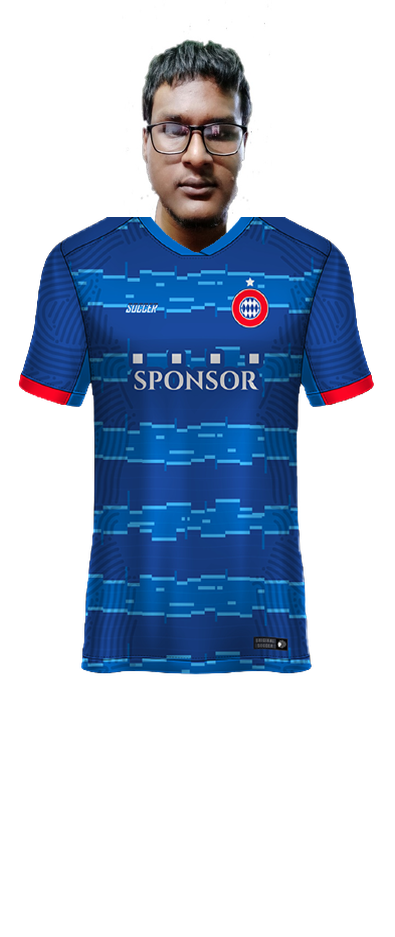
#> input picture vtr/result/rwk.png, 395 x 937 px, given in place of rwk.jpg, which was not available; the run also reads 1 picture not shown here
$ python vtr.py   (older library calls are emulated)
#> lines starting #> are read from the running program, lines starting #| are printed output that depends on the picture; after the words box and inside, x2 and y2 are one past the last pixel; in counts of white or black regions, pixels touching at a corner belong together; pictures that were not available may be replaced by others from this repository, and a replacement may not be noted
### vtr-Server/grabcut_bbox.py
# import the necessary packages
import numpy as np
import argparse
import time
import cv2
import os
from utils import  apply_new_background # Addition 1


def ExtractFace(img_name, gender):

#> called with img_name = './images/rwk.jpg', gender = 'M'
    print(f"extractface: {img_name}")
    # return

    # construct the argument parser and parse the arguments
    ap = argparse.ArgumentParser()
    # img_name = input("Enter the image path : ")
    ap.add_argument("-i", "--image", type=str,
                    default=os.path.sep.join([img_name]),
                    help="path to input image that we'll apply GrabCut to")
    ap.add_argument("-c", "--iter", type=int, default=30,
                    help="# of GrabCut iterations (larger value => slower runtime)")
    args = vars(ap.parse_args())
    # load the input image from disk and then allocate memory for the
    # output mask generated by GrabCut -- this mask should have the same
    # spatial dimensions as the input image
    image = cv2.imread(args['image'])
#> image is the input picture: shape (937, 395, 3); mean B, G, R 210.9, 191.7, 178.5
    print(args,image)
#> (printed output is left out)
    mask = np.zeros(image.shape[:2], dtype="uint8")
    # define the bounding box coordinates that approximately define my
    # face and neck region (i.e., all visible skin)
    face_cascade = cv2.CascadeClassifier('haarcascade_frontalface_default.xml')
    # we need to keep in mind aspect ratio so the image does
    # not look skewed or distorted -- therefore, we calculate
    # the ratio of the new image to the old image
    r = 400.0 / image.shape[1]
#> r = 1.01
    dim = (400, int(image.shape[0] * r))
#> dim = (400, 948)
    # perform the actual resizing of the image and show it
    image = cv2.resize(image, dim, interpolation=cv2.INTER_AREA)
#> image: shape (948, 400, 3)
    gray = cv2.cvtColor(image, cv2.COLOR_BGR2GRAY)
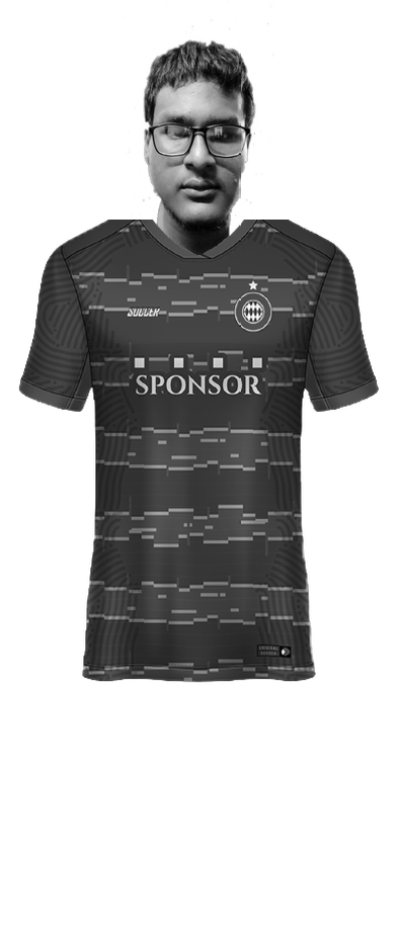
#> gray: shape (948, 400); min 1, max 255, mean 189.9
    faces = face_cascade.detectMultiScale(gray, 1.3, 5)
#> faces = [[135, 81, 130, 130]]
    # print(faces)
    x = faces[0][0]
#> x = 135
    y = faces[0][1]
#> y = 81
    w = faces[0][2]
#> w = 130
    h = faces[0][3]
#> h = 130
    x1 = x+w
#> x1 = 265
    y1 = y+h
#> y1 = 211
    # print(x, y, x1, y1)
    h_upper = int((h*50)/100)
#> h_upper = 65
    if gender == 'M':
        h_lower = int((h*35)/100)
#> h_lower = 45
        w = int((w*10)/100)
#> w = 13
    else:
        h_lower = int((h*40)/100)
        w = int((w*30)/100)
    x -= w
#> x = 122
    x = max(0, x)
    y = y-h_upper
#> y = 16
    y = max(0, y)
    x1 = x1+w
#> x1 = 278
    y1 = y1+h_lower
#> y1 = 256
    rect = (x, y, x1-x, y1-y)
#> rect = (122, 16, 156, 240)
    # allocate memory for two arrays that the GrabCut algorithm internally
    # uses when segmenting the foreground from the background
    fgModel = np.zeros((1, 65), dtype="float")
    bgModel = np.zeros((1, 65), dtype="float")
    # apply GrabCut using the the bounding box segmentation method
    start = time.time()
    (mask, bgModel, fgModel) = cv2.grabCut(image, mask, rect, bgModel,
                                           fgModel, iterCount=args["iter"], mode=cv2.GC_INIT_WITH_RECT)
    end = time.time()
    print("[INFO] applying GrabCut took {:.2f} seconds".format(end - start),end="---")
    # print(img_name)
    # the output mask has for possible output values, marking each pixel
    # in the mask as (1) definite background, (2) definite foreground,
    # (3) probable background, and (4) probable foreground
    values = (
        ("Definite Background", cv2.GC_BGD),
        ("Probable Background", cv2.GC_PR_BGD),
        ("Definite Foreground", cv2.GC_FGD),
        ("Probable Foreground", cv2.GC_PR_FGD),
    )
    print(image,args["image"])
#> (printed output is left out)
    # loop over the possible GrabCut mask values
    for (name, value) in values:
        # construct a mask that for the current value
        # print("[INFO] showing mask for '{}'".format(name))
        valueMask = (mask == value).astype("uint8") * 255
        # display the mask so we can visualize it
        #cv2.imshow(name, valueMask)
        # cv2.waitKey(0)
        # we'll set all definite background and probable background pixels
        # to 0 while definite foreground and probable foreground pixels are
        # set to 1
        outputMask = np.where((mask == cv2.GC_BGD) | (mask == cv2.GC_PR_BGD),
                              0, 1)
        # scale the mask from the range [0, 1] to [0, 255]
        outputMask = (outputMask * 255).astype("uint8")
        # apply a bitwise AND to the image using our mask generated by
        # GrabCut to generate our final output image
        output = cv2.bitwise_and(image, image, mask=outputMask)
        # show the input image followed by the mask and output generated by
        # GrabCut and bitwise masking
        #cv2.imshow("Input", image)
        #cv2.imshow("GrabCut Mask", outputMask)

    # Add from here to your code
        ##############################################################
        # create `new_mask3d` from `mask2` but with 3 dimensions instead of 2
        new_mask3d = np.repeat(outputMask[:, :, np.newaxis], 3, axis=2)
        mask3d = new_mask3d
        mask3d[new_mask3d > 0] = 255.0
        mask3d[mask3d > 255] = 255.0
        # apply Gaussian blurring to smoothen out the edges a bit
        # `mask3d` is the final foreground mask (not extracted foreground image)
        mask3d = cv2.GaussianBlur(mask3d, (5, 5), 0)
        # show('Foreground mask', mask3d)

        # create the foreground image by zeroing out the pixels where `mask2`...
        # ... has black pixels
        foreground = np.copy(image).astype(float)
        foreground[outputMask == 0] = 0
#> this loop made 4 passes
#> pass 1, in ExtractFace, `valueMask = (mask == value).astype("uint8") * 255`:
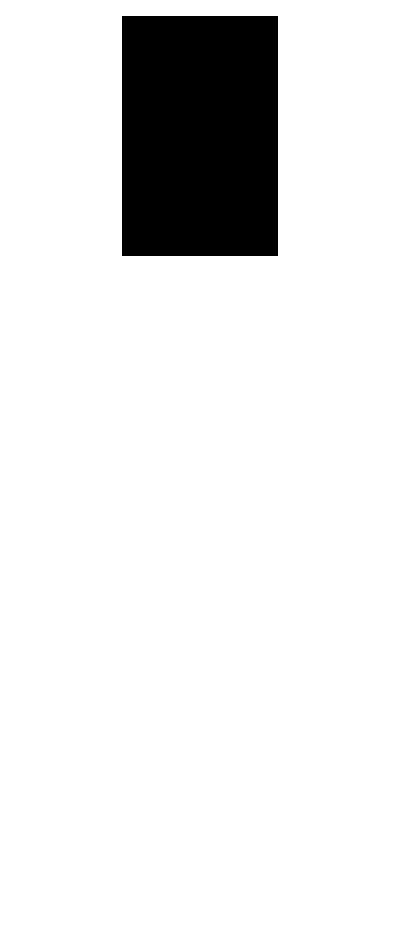
#> valueMask: shape (948, 400); 90.1% white; 1 black region, box (x1, y1, x2, y2) and area: (122, 16, 278, 256) 37440
#> pass 1, in ExtractFace, `output = cv2.bitwise_and(image, image, mask=outputMask)`:
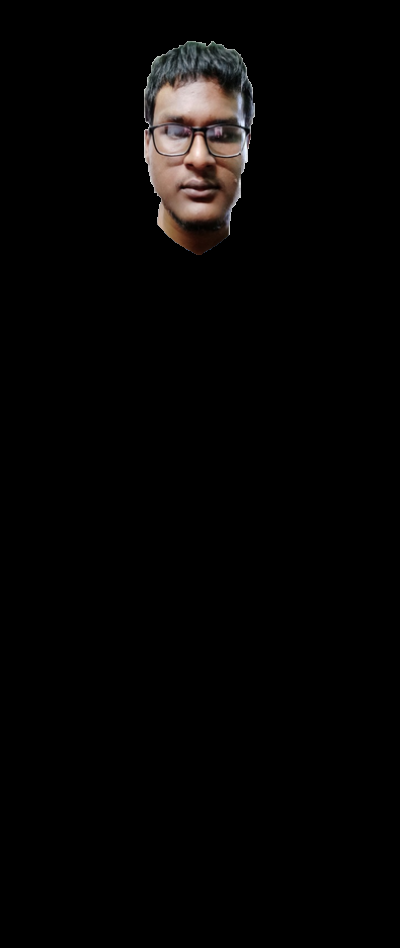
#> output: shape (948, 400, 3); mean B, G, R 4.5, 4.9, 5.7
        # [15 lines of commented-out code are left out]
    '''
    '''
    posp = img_name.rfind('.')
    pos = img_name.rfind('/')
    img_name = img_name[pos:posp]
    print("hhhh")
    apply_new_background(mask3d, foreground, (x, x1, y, y1),
                         path2+img_name)  # Also add this line
    cv2.waitKey(0)
    cv2.destroyAllWindows()
    print(pos,posp,path2+img_name+"_face.jpg")

    return (path2+img_name+"_face.jpg")

path1 = "./images"
path2 = "./faces"
# [16 lines of commented-out code are left out]
'''
./pictures/undefined-1625031518381.jpeg
'''

### Anirban's work/utils.py
import cv2
import numpy as np

# [23 lines left out: functions find_largest_contour, show, not called in this run]

def apply_new_background(mask3d, foreground, z, save_name):
        """
        This function applies a new background to the extracted foreground image
        if `--new-background` flag is `True` while executing the file.
        :param mask3d: mask3d mask containing the foreground binary pixels
        :param foreground: mask containg the extracted foreground image
        :param save_name: name of the input image file
        """
#> called with z = (122, 278, 16, 256), save_name = './faces/rwk'
        # normalization of mask3d mask, keeping values between 0 and 1
        mask3d = mask3d / 255.0
        # get the scaled product by multiplying
        foreground = cv2.multiply(mask3d, foreground)
        # read the new background image
        background = cv2.imread('bg.jpg')
        # resize it according to the foreground image
        background = cv2.resize(background, (foreground.shape[1], foreground.shape[0]))
#> background: shape (948, 400, 3)
        background = background.astype(np.float)
        # get the scaled product by multiplying
        background = cv2.multiply(1.0 - mask3d, background)
        # add the foreground and new background image
        new_image = cv2.add(foreground, background)
        new_image = new_image.astype(np.uint8)
        # show('New image', new_image)
        face = new_image[z[2]:z[3],z[0]:z[1]]
        # show('Face',face)
        cv2.imwrite(f"{save_name}_face.jpg", face)

### vtr-Server/merge_final.py


# Takes the "the_face" argument which contains the location of the face
# Takes the "the_cloth" argument which contains the location of the cloth
"""
Todo:
Please check if the arguments can be passed as strings
Also check line:28 and line:34
Whether the function Image.open() is able to read the variables the_cloth and the_face
issue: 1. not saving with jpg formate
2.

"""
from PIL import Image


from grabcut_bbox import ExtractFace

# [17 lines of commented-out code are left out]
def merge_face_and_background(the_cloth,the_face):
    print(f"merge: {the_cloth,the_face}")
    # return
    the_face = ExtractFace(the_face,'M')
    # time.sleep(8)
    print(f"face: {the_face}")
    pass
    ff = 150
    cc = ff*2.5
    # Opening the primary image (used in background)
    bg = Image.open(r"./images/bg.jpg").convert("RGBA")
    bg = bg.resize((int(cc+20),int(cc*2)),Image.ANTIALIAS)
#> bg: PIL image 395x750 RGBA
    # print(bg.size)

    # bg dimensions
    bw , bh = bg.size
#> bw = 395; bh = 750
    # opening the the_face
    face = Image.open( the_face).convert("RGBA")
#> face: PIL image 156x240 RGBA
    face = face.resize((int(ff),int(ff*1.7)),Image.ANTIALIAS)
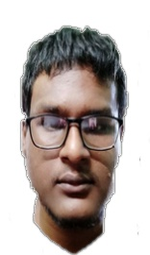
#> face: PIL image 150x255 RGBA; mean R, G, B, A 186.1, 177.1, 173.6, 255
    # print(face.size)
    # print(face.filename)
    # face dimensions
    fw , fh = face.size
#> fw = 150; fh = 255

    # opening the_cloth image
    cloth = Image.open( the_cloth).convert("RGBA")
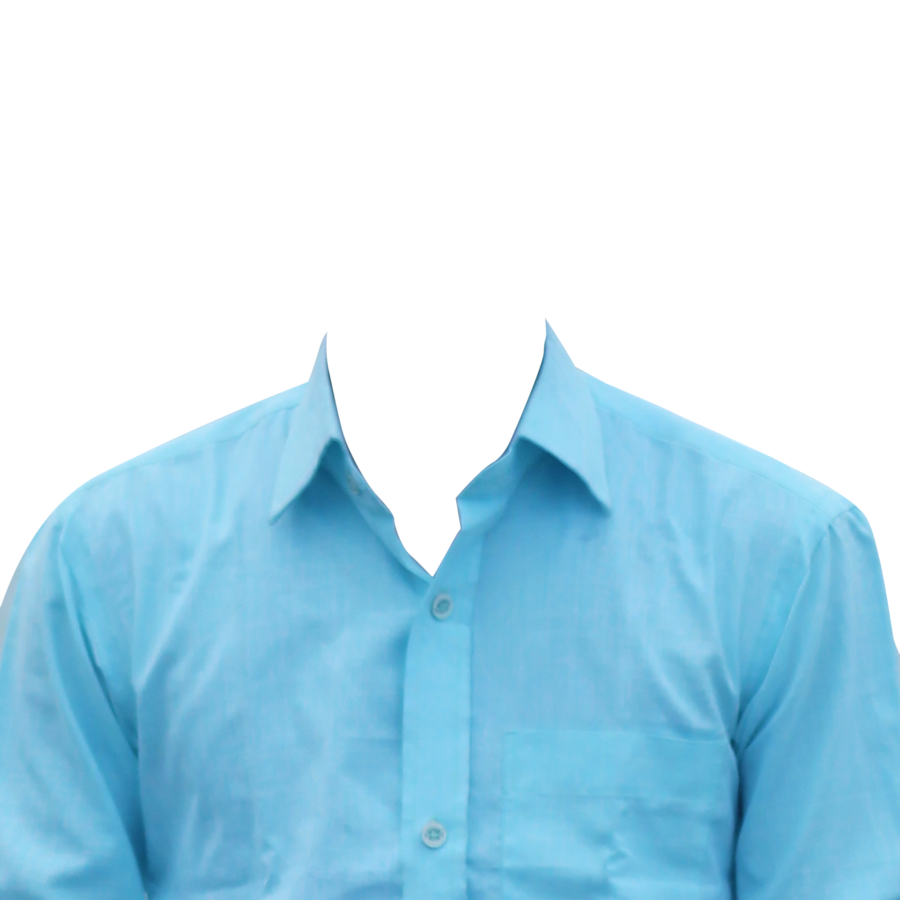
#> input picture vtr-Server/cloths/Formal_Shirt.png, 1800 x 1800 px (shown at 1/2 size)
#> cloth is the input picture: PIL image 1800x1800 RGBA; mean R, G, B, A 185.3, 221.5, 237.6, 126.1
    # r = 600.0 / cloth.shape[1]
    # dim = (600, int(cloth.shape[0] * r))
    # perform the actual resizing of the image and show it
    cloth = cloth.resize((int(cc),int(cc*1.3)),Image.ANTIALIAS)
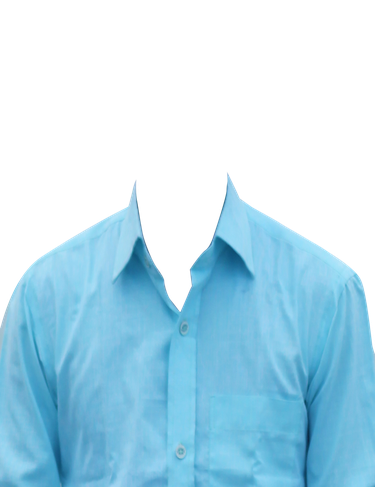
#> cloth: PIL image 375x487 RGBA; mean R, G, B, A 58.2, 94.6, 110.8, 126.1; transparent parts drawn white
    # cloth dimensions
    cw , ch = cloth.size
#> cw = 375; ch = 487
    # print(cloth.size)

    #fixing the co-ordinates for pasting
    fx = int(bw/2 - fw/2)
#> fx = 122
    cx = int(bw/2 - cw/2)
#> cx = 10

    bg.paste(face, (fx,0), mask = face)
    bg.paste(cloth, (int(cx),int(fh-ff*.29)), mask = cloth)
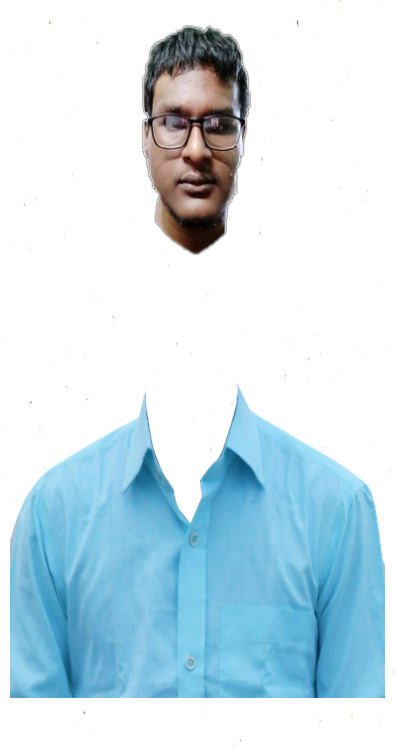
#> bg: PIL image 395x750 RGBA; mean R, G, B, A 203.3, 224.4, 233.8, 254.9; transparent parts drawn white

    # Displaying the image
    # bg.show()
    # Saving the image
    # bg = bg.convert('RGBA').save("./result/vtrvk.jpg")
    r_store = f"./result/{ getImageName( the_face)}.png"
    bg = bg.save(r_store)
    return r_store
def getImageName(file_location):
    filename = file_location.split('/')[-1]
    location = file_location.split('/')[0:-1]
    filename = filename.split('.')
    # print(filename[0])
    return filename[0]
    # [17 lines of commented-out code are left out]
'''
async def main():
    res = await merge_face_and_background(the_cloth=the_cloth,the_face=path1+img)
    print(f"res: {res}")
    return res

if __name__ == "__main__":
    random.seed(444)
    # main()
    r = asyncio.run(main())
    # [15 lines of commented-out code are left out]


'''

### vtr-Server/vtr.py

import merge_final as vt
the_cloth = "./cloths/Formal_Shirt.png"
path1 = "./images"
# path1 = "./img"
path2 = "./output"
# listing = os.listdir(path1)
# img = "/undefined-1625031518381.jpeg"
img = "/rwk.jpg"
def vtrr():
    print(vt.merge_face_and_background(the_cloth,path1+img))
vtrr()
